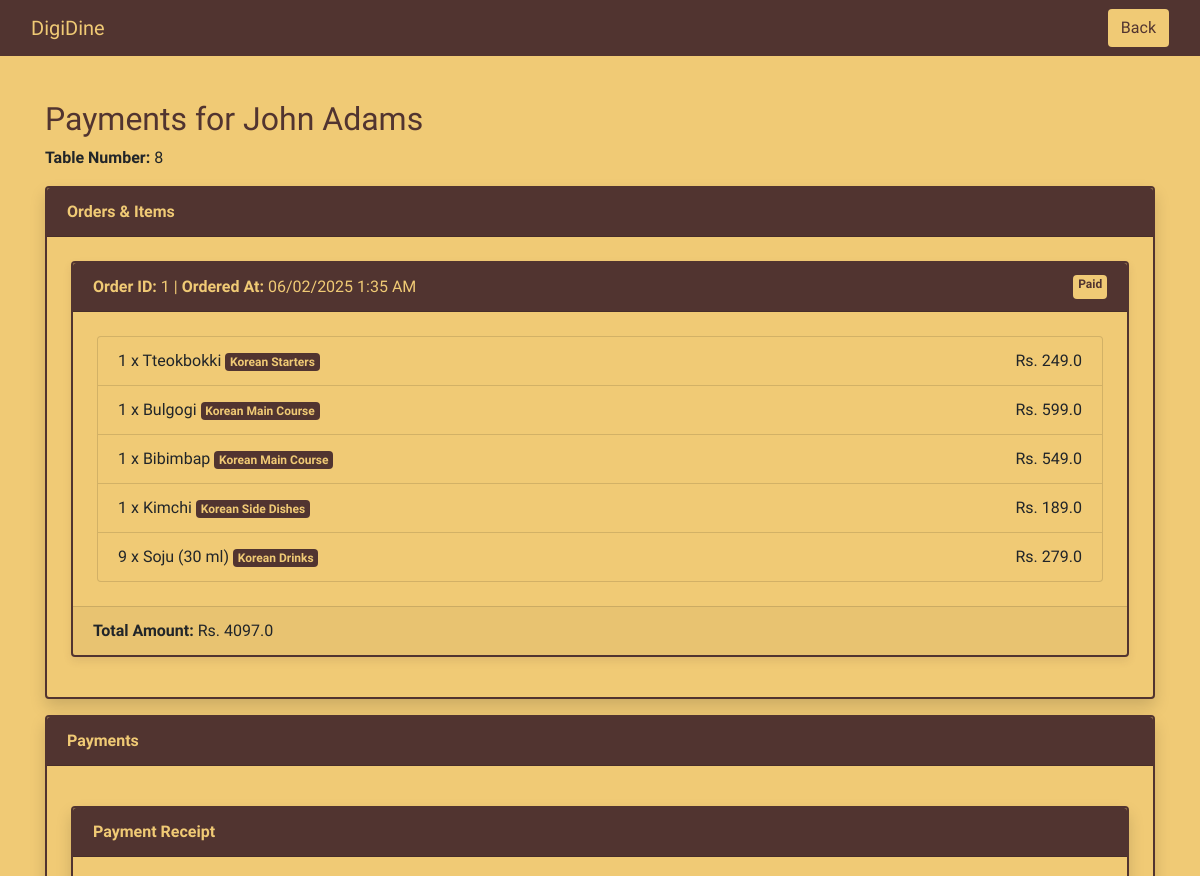
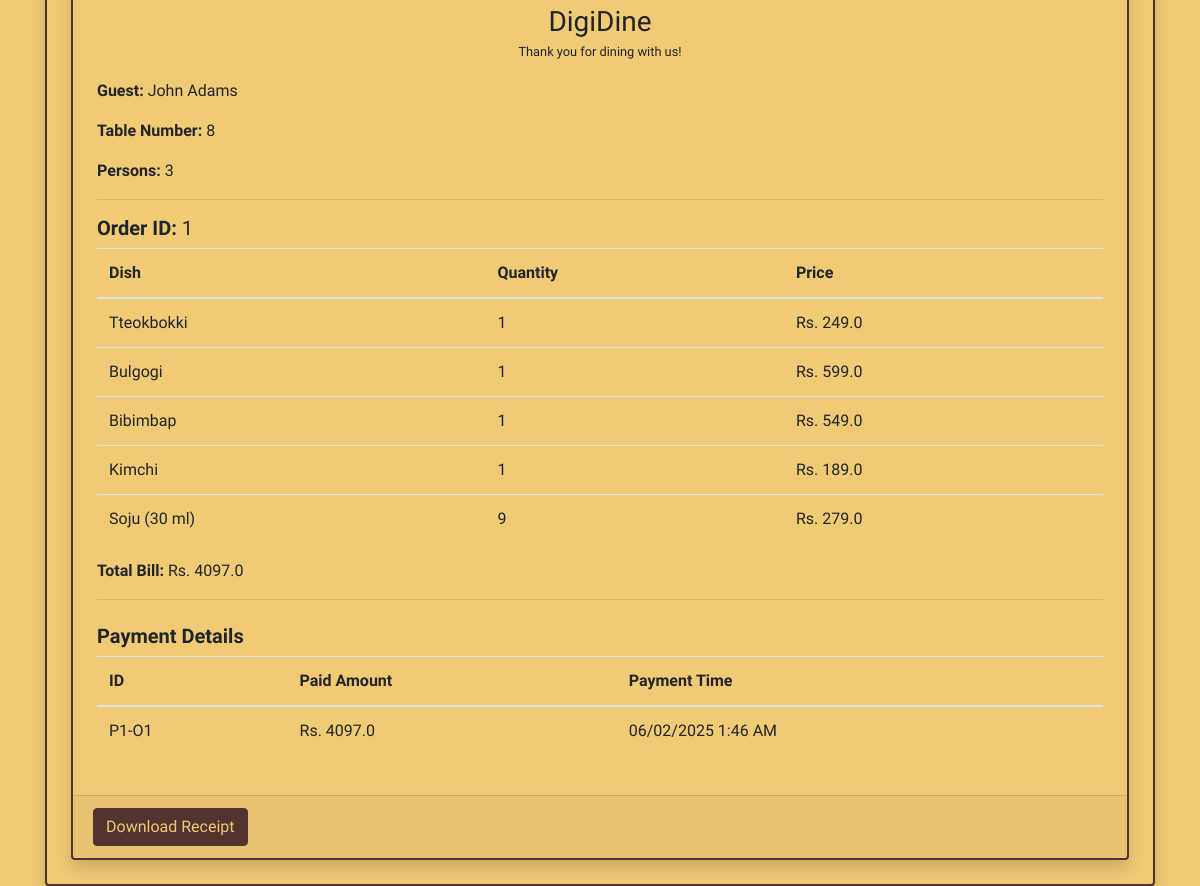
Page /payments/1/ on the committed database (2 pictures, top to bottom).
### home/models.py (models this page shows, shortened)
class Customer(models.Model):
    name = models.CharField(max_length=100)
    table_number = models.IntegerField()
    persons = models.IntegerField()

class Order(models.Model):
    dishes = models.ManyToManyField(Dish, through='OrderItem')
    order_time = models.DateTimeField(auto_now_add=True)
    customer_id = models.ForeignKey(Customer, on_delete=models.CASCADE)

class OrderItem(models.Model):
    order = models.ForeignKey(Order, on_delete=models.CASCADE)
    dish = models.ForeignKey(Dish, on_delete=models.CASCADE)
    quantity = models.PositiveIntegerField()
    is_done = models.BooleanField(default=False)

class Dish(models.Model):
    name = models.CharField(max_length=100)
    image = models.ImageField(upload_to='media/')
    description = models.TextField()
    price = models.FloatField()
    cuisine = models.ForeignKey(Cuisine, on_delete=models.CASCADE)
    avaibility = models.BooleanField(default=True)
    cooking_time = models.CharField(max_length=100, default='10 min')

class Cuisine(models.Model):
    name = models.CharField(max_length=100)
    chefs = models.ForeignKey(Chef, on_delete=models.CASCADE)

class Payment(models.Model):
    order = models.ForeignKey(Order, on_delete=models.CASCADE)
    amount = models.FloatField()
    payment_time = models.DateTimeField(auto_now_add=True)

### home/views.py (the view)
# urls.py: path('payments/<int:customer_id>/', views.customer_payments, name='customer_payments'),
def customer_payments(request, customer_id):
    customer = Customer.objects.get(pk=customer_id)
    orders = Order.objects.filter(customer_id=customer).order_by('-order_time')
    payments = Payment.objects.filter(order__customer_id=customer)
    paid_order_ids = list(payments.values_list('order_id', flat=True))
    paid_orders = orders.filter(id__in=paid_order_ids)
    unpaid_orders = orders.exclude(id__in=paid_order_ids)
    order_items = OrderItem.objects.filter(order__in=orders)
    order_totals = {}
    for order in orders:
        total_price = sum(item.quantity * item.dish.price for item in order_items if item.order.id == order.id)
        order_totals[order.id] = total_price
    final_amount = sum(order_totals.values())
    upi_data = f"upi://pay?pa=8902038188@apl&am={final_amount}"
    qr = qrcode.QRCode()
    qr.add_data(upi_data)
    qr.make(fit=True)
    img = qr.make_image(fill_color="#513430", back_color="#f0ca75")
    buffer = BytesIO()
    img.save(buffer, format="PNG")
    buffer.seek(0)
    payment_qr = base64.b64encode(buffer.getvalue()).decode('utf-8')
    return render(request, 'payment.html', {
        'customer': customer,
        'customer_id': customer_id,
        'orders': orders,
        'paid_orders': paid_orders,
        'paid_order_ids': paid_order_ids,
        'unpaid_orders': unpaid_orders,
        'order_items': order_items,
        'payments': payments,
        'order_totals': order_totals,
        "final_amount": final_amount,
        "qr_code_url": payment_qr,
    })

### home/templates/payment.html (shortened to what this page needs)
{% extends "base.html" %}
{% block content %}
<nav class="navbar fixed-top" style="background-color: #513430;">
    <div class="container-fluid d-flex justify-content-between">
        <a class="navbar-brand" href="#" onclick="window.location.reload();" style="color: #f0ca75;">DigiDine</a>
        <a href="/home/{{ customer_id }}/" class="btn" style="background-color: #f0ca75; color: #513430;">Back</a>
    </div>
</nav>
<div class="container" style="margin-top: 100px;">
    <h2>Payments for {{ customer.name }}</h2>
    <p><strong>Table Number:</strong> {{ customer.table_number }}</p>
    {% if orders %}
        <div class="card shadow mt-3">
            <div class="card-header">
                <strong>Orders & Items</strong>
            </div>
            <div class="card-body">
                {% for order in orders %}
                    <div class="card mb-3">
                        <div class="card-header d-flex justify-content-between ">
                            <span><strong>Order ID:</strong> {{ order.id }} |
                            <strong>Ordered At:</strong> {{ order.order_time|date:"d/m/Y g:i A" }}
                            </span>
                            {% if order.id in paid_order_ids %}
                            <span class="badge badge-pay">Paid</span>
                            {% else %}
                            <span class="badge badge-pay">Unpaid</span>
                            {% endif %}
                        </div>
                        <div class="card-body">
                            <ul class="list-group">
                                {% for item in order_items %}
                                    {% if item.order.id == order.id %}
                                        <li class="list-group-item d-flex justify-content-between">
                                            <div>
                                            {{ item.quantity }} x {{ item.dish.name }} <span class="badge badge-done">{{ item.dish.cuisine.name }}</span>
                                        </div>
                                            <span>Rs. {{ item.dish.price }}</span>
                                        </li>
                                    {% endif %}
                                {% endfor %}
                            </ul>
                        </div>
                        <div class="card-footer">
                            <strong>Total Amount:</strong>
                            {% for order_id, total in order_totals.items %}
                                {% if order_id == order.id %}
                                    Rs. {{ total }}
                                {% endif %}
                            {% endfor %}
                        </div>
                    </div>
                {% endfor %}
            </div>
        </div>
<div class="card shadow mt-3">
    <div class="card-header">
        <strong>Payments</strong>
    </div>
    <div class="card-body">
        {% if payments %}
        <div class="card shadow mt-3">
            <div class="card-header">
                <strong>Payment Receipt</strong>
            </div>
            <div class="card-body" id="receipt">
                <div class="text-center mb-3">
                    <h3 class="mb-0">DigiDine</h3>
                    <small>Thank you for dining with us!</small>
                </div>
                <p><strong>Guest:</strong> {{ customer.name }}</p>
                <p><strong>Table Number:</strong> {{ customer.table_number }}</p>
                <p><strong>Persons:</strong> {{ customer.persons }}</p>
                <hr>
                {% for order in orders %}
                {% if order.id in paid_order_ids %}
                    <h5><strong>Order ID:</strong> {{ order.id }}</h5>
                    <table class="table">
                        <thead>
                            <tr>
                                <th>Dish</th>
                                <th>Quantity</th>
                                <th>Price</th>
                            </tr>
                        </thead>
                        <tbody>
                            {% for item in order_items %}
                                {% if item.order.id == order.id %}
                                    <tr>
                                        <td>{{ item.dish.name }}</td>
                                        <td>{{ item.quantity }}</td>
                                        <td>Rs. {{ item.dish.price }}</td>
                                    </tr>
                                {% endif %}
                            {% endfor %}
                        </tbody>
                    </table>
                    <p class="text-end"><strong>Total Bill:</strong> Rs.
                        {% for order_id, total in order_totals.items %}
                            {% if order_id == order.id %}
                                {{ total }}
                            {% endif %}
                        {% endfor %}
                    </p>
                    <hr>
                {% endif %}
                {% endfor %}
                <h5 class="mt-4"><strong>Payment Details</strong></h5>
                <table class="table">
                    <thead>
                        <tr>
                            <th>ID</th>
                            <th>Paid Amount</th>
                            <th>Payment Time</th>
                        </tr>
                    </thead>
                    <tbody>
                        {% for payment in payments %}
                        <tr>
                            <td>P{{ payment.id }}-O{{ payment.order.id }}</td>
                            <td>Rs. {{ payment.amount }}</td>
                            <td>{{ payment.payment_time|date:"d/m/Y g:i A" }}</td>
                        </tr>
                        {% endfor %}
                    </tbody>
                </table>
            </div>
            <div class="card-footer text-end">
                <button class="btn btn-primary" onclick="downloadReceipt()">Download Receipt</button>
            </div>
        </div>
        {% endif %}
    </div>
</div>
{% endif %}
</div>
{% endblock %}

### home/templates/base.html (style rules this page uses)
body { font-family: 'Yatra One', serif; background-color: #f0ca75; }
h1, h2 { color: #513430; }
.card-header { background-color: #513430; color: #f0ca75; }
.card { border: 2px solid #513430; background-color: #f0ca75; box-shadow: 0px 4px 8px rgba(81, 52, 48, 0.1); transition: all 0.3s ease-in-out; }
.card-body { padding: 1.5rem; }
.list-group-item { background-color: #f0ca75; }
.btn-primary { background-color: #513430; border-color: #513430; color: #f0ca75; }
.badge-done { color: #f0ca75; background-color: #513430; }
.badge-pay { background-color: #f0ca75; color: #513430; }

### rows in the picture
Customer: name "John Adams", table_number "8", persons "3"
Order: id "1", order_time "06/02/2025 1:35 AM", shows "Paid", order_totals "4097.0", order_totals "4097.0"
OrderItem: quantity "1", dish.name "Tteokbokki", dish.cuisine.name "Korean Starters", dish.price "249.0"
OrderItem: quantity "1", dish.name "Bulgogi", dish.cuisine.name "Korean Main Course", dish.price "599.0"
OrderItem: quantity "1", dish.name "Bibimbap", dish.cuisine.name "Korean Main Course", dish.price "549.0"
OrderItem: quantity "1", dish.name "Kimchi", dish.cuisine.name "Korean Side Dishes", dish.price "189.0"
OrderItem: quantity "9", dish.name "Soju (30 ml)", dish.cuisine.name "Korean Drinks", dish.price "279.0"
Payment: id "1", order.id "1", amount "4097.0", payment_time "06/02/2025 1:46 AM"
